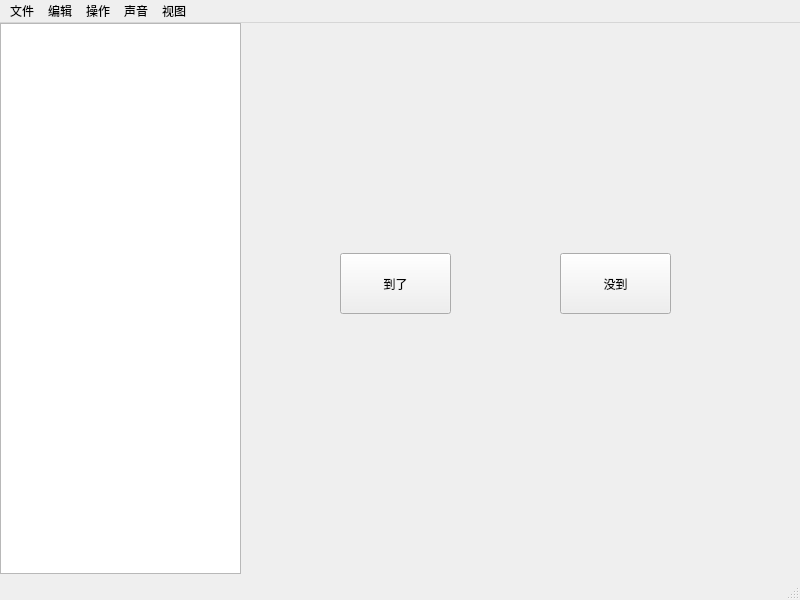
<?xml version="1.0" encoding="UTF-8"?>
<ui version="4.0">
 <class>MainWindow</class>
 <widget class="QMainWindow" name="MainWindow">
  <property name="geometry">
   <rect>
    <x>0</x>
    <y>0</y>
    <width>800</width>
    <height>600</height>
   </rect>
  </property>
  <property name="windowTitle">
   <string>MainWindow</string>
  </property>
  <widget class="QWidget" name="centralwidget">
   <widget class="QTreeView" name="tree">
    <property name="geometry">
     <rect>
      <x>0</x>
      <y>0</y>
      <width>241</width>
      <height>551</height>
     </rect>
    </property>
   </widget>
   <widget class="QPushButton" name="pushButton">
    <property name="geometry">
     <rect>
      <x>340</x>
      <y>230</y>
      <width>111</width>
      <height>61</height>
     </rect>
    </property>
    <property name="text">
     <string>到了</string>
    </property>
   </widget>
   <widget class="QPushButton" name="pushButton_2">
    <property name="geometry">
     <rect>
      <x>560</x>
      <y>230</y>
      <width>111</width>
      <height>61</height>
     </rect>
    </property>
    <property name="text">
     <string>没到</string>
    </property>
   </widget>
  </widget>
  <widget class="QMenuBar" name="menubar">
   <property name="geometry">
    <rect>
     <x>0</x>
     <y>0</y>
     <width>800</width>
     <height>28</height>
    </rect>
   </property>
   <widget class="QMenu" name="menu">
    <property name="title">
     <string>文件</string>
    </property>
    <addaction name="action"/>
    <addaction name="action_3"/>
    <addaction name="action_2"/>
   </widget>
   <widget class="QMenu" name="menu_2">
    <property name="title">
     <string>编辑</string>
    </property>
   </widget>
   <widget class="QMenu" name="menu_3">
    <property name="title">
     <string>操作</string>
    </property>
   </widget>
   <widget class="QMenu" name="menu_4">
    <property name="title">
     <string>声音</string>
    </property>
   </widget>
   <widget class="QMenu" name="menu_5">
    <property name="title">
     <string>视图</string>
    </property>
   </widget>
   <addaction name="menu"/>
   <addaction name="menu_2"/>
   <addaction name="menu_3"/>
   <addaction name="menu_4"/>
   <addaction name="menu_5"/>
  </widget>
  <widget class="QStatusBar" name="statusbar"/>
  <action name="action">
   <property name="text">
    <string>打开</string>
   </property>
  </action>
  <action name="action_2">
   <property name="text">
    <string>退出</string>
   </property>
  </action>
  <action name="action_3">
   <property name="text">
    <string>导入</string>
   </property>
  </action>
 </widget>
 <resources/>
 <connections/>
</ui>
